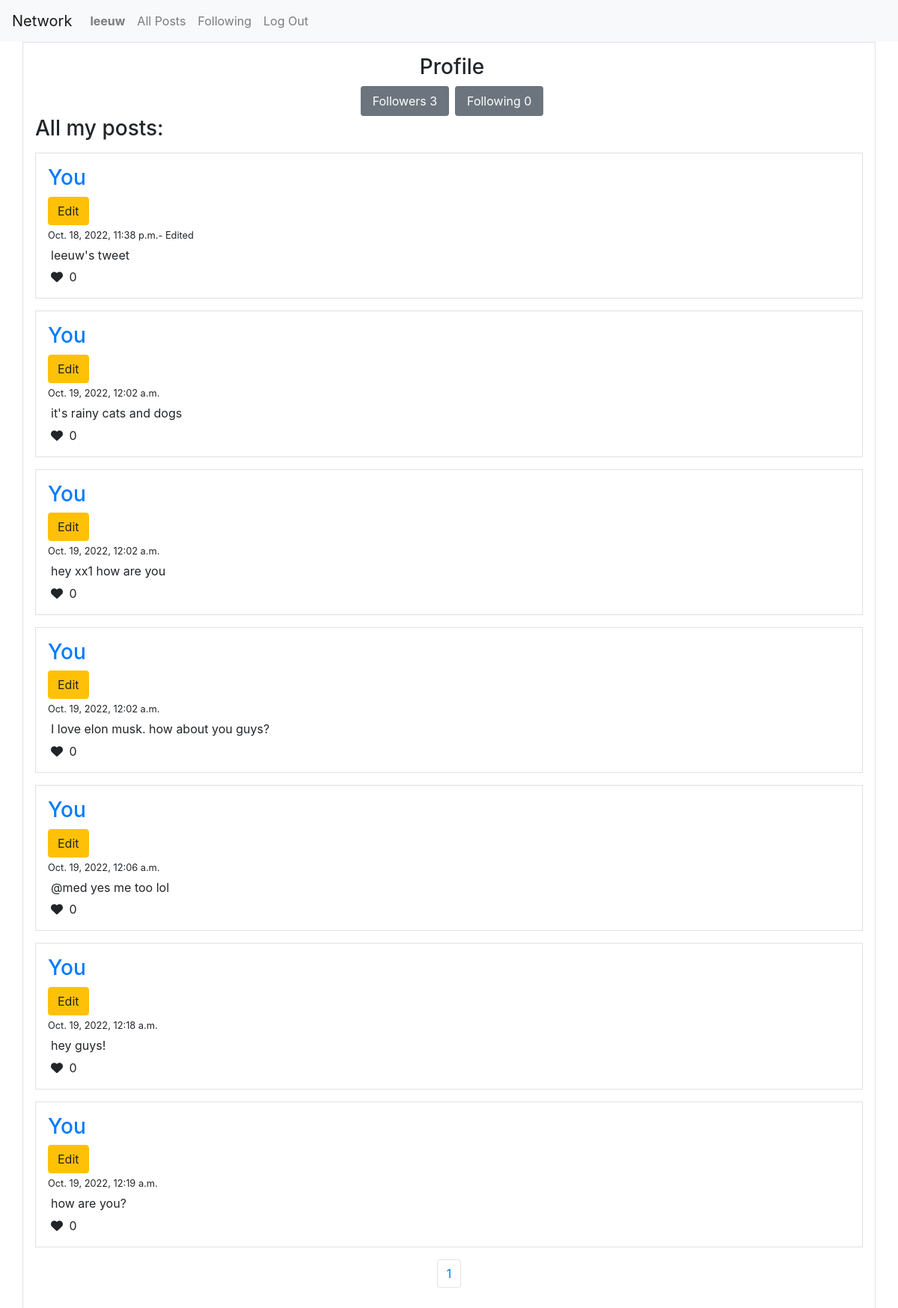
The page /profile/me (signed in) on the database its author committed.
### network/models.py (models this page shows, shortened)
class User(AbstractUser):
    pass

class Posts(models.Model):
    poster = models.ForeignKey(User, on_delete= models.CASCADE, related_name='posts')
    likes = models.ManyToManyField(User, related_name='likes')
    content = models.TextField()
    edited = models.BooleanField(default=False)
    createdAt = models.DateTimeField()
    editedAt = models.DateTimeField(null=True, blank=True)

### network/views.py (the view)
# urls.py: path("profile/me", views.MyProfile, name="me"),
@login_required
def MyProfile(request):
    try:
        user = User.objects.get(id=request.user.id)
        followers = len(Followers.objects.filter(user=user))
        followings = len(Followers.objects.filter(follower=user))
        posts = Posts.objects.filter(poster=user)
        page_obj, page_number, last_page = paginator(request, posts)
        return render(request, 'network/profile.html', {
            'user_id':user.id,
            'followers': followers,
            'followings': followings,
            'posts' : page_obj,
            "current_page": page_number,
            "last_page": last_page
        })
    except User.DoesNotExist or Posts.DoesNotExist:
        raise Http404

### network/helper.py (called while the page is built)
def paginator(request, posts):
    paginator = Paginator(posts, 10)
    page_number = request.GET.get('page')
    if(page_number):
        page_number = int(page_number)
    else:
        page_number = 1
    page_obj = paginator.get_page(page_number)
    return page_obj, page_number, paginator.num_pages

### network/templates/network/profile.html (shortened to what this page needs)
{% extends "network/layout.html" %}
{% load static %}
{% block body %}
    <div class="container border p-3">
        <h3 class="d-flex justify-content-center"> Profile</h3>
        <div class="d-flex justify-content-center">
            <div id="num_followers" class="bg-secondary text-white px-3 py-2 rounded mx-2">Followers {{followers}}</div>
            <div class="bg-secondary text-white px-3 py-2 rounded">Following {{followings}}</div>
        </div>
        <div>
            <h3>All
                {%if user.id == user_id%}
                    my
                {%else%}
                    {{name}}
                {%endif%}
                posts:
            </h3>
        </div>
        <div id="new_posts">
            {%if posts|length%}
                {%for post in posts%}
                <div class="border p-3 my-3" id="post-{{post.id}}">
                    <div>
                        <h3>
                            {%if user.id == post.poster.id%}
                            <a href="{%url 'me'%}">
                                You
                            </a>
                            {%else%}
                            <a href="{%url 'profile' post.poster%}-{{post.poster.id}}">
                                {{post.poster}}
                            </a>
                            {%endif%}
                        </h3>
                    </div>
                    {%if user.id == post.poster.id%}
                    <div>
                        <button type="button" class="btn btn-warning edit_btn">Edit</button>
                    </div>
                    {%endif%}
                    <div>
                        <small>
                            {%if post.edited%}
                                {{post.editedAt}}- Edited
                            {%else%}
                                {{post.createdAt}}
                            {%endif%}
                        </small>
                    </div>
                    <div class="m-1" id="post_content-{{post.id}}">
                        {{post.content}}
                    </div>
                    <div class="d-flex">
                        <form id="like_post_form_{{post.id}}">
                            <button class="btn btn-none border-0 p-0 like_post_btn" type="submit">
                                <i class="mx-1 fa fa-heart"></i>
                                <span id="span_like_{{post.id}}">{{post.likes.all | length}}</span>
                            </button>
                        </form>
                    </div>
                </div>
                {%endfor%}
                <div class="d-flex justify-content-center">
                    <nav aria-label="Page navigation example">
                        <ul class="pagination">
                            <li class="page-item"><a class="page-link" href="?page={{current_page}}">{{current_page}}</a></li>
                        </ul>
                    </nav>
                </div>
            {%else%}
                <div class="d-flex justify-content-center" id="nopost">
                    <p>No posts yet!</p>
                </div>
            {%endif%}
        </div>
    </div>
{% endblock %}

### network/templates/network/layout.html (shortened to what this page needs)
{% load static %}
<!DOCTYPE html>
<html lang="en">
    <head>
        <link rel="stylesheet" href="https://cdnjs.cloudflare.com/ajax/libs/font-awesome/6.2.0/css/all.min.css" />
        <link rel="stylesheet" href="https://stackpath.bootstrapcdn.com/bootstrap/4.4.1/css/bootstrap.min.css">
        <link href="{% static 'network/styles.css' %}" rel="stylesheet">
    </head>
    <body>
        <nav class="navbar navbar-expand-lg navbar-light bg-light">
            <a class="navbar-brand" href="#">Network</a>
            <div class="collapse navbar-collapse" id="navbarSupportedContent">
              <ul class="navbar-nav mr-auto">
                {% if user.is_authenticated %}
                    <li class="nav-item">
                        <a class="nav-link" href="{% url 'me' %}"><strong>{{ user.username }}</strong></a>
                    </li>
                {% endif %}
                <li class="nav-item">
                  <a class="nav-link" href="{% url 'index' %}">All Posts</a>
                </li>
                {% if user.is_authenticated %}
                    <li class="nav-item">
                        <a class="nav-link" href="{%url 'following' %}">Following</a>
                    </li>
                    <li class="nav-item">
                        <a class="nav-link" href="{% url 'logout' %}">Log Out</a>
                    </li>
                {% endif %}
              </ul>
            </div>
          </nav>
        <div class="body">
            {% block body %}
            {% endblock %}
        </div>
    </body>
</html>

### rows shown on the page
User: username "leeuw"
Posts: shows "You", shows "Edit", editedAt "Oct. 18, 2022, 11:38 p.m.", content "leeuw's tweet", likes.all|length "0"
Posts: shows "You", shows "Edit", createdAt "Oct. 19, 2022, 12:02 a.m.", content "it's rainy cats and dogs", likes.all|length "0"
Posts: shows "You", shows "Edit", createdAt "Oct. 19, 2022, 12:02 a.m.", content "hey xx1 how are you", likes.all|length "0"
Posts: shows "You", shows "Edit", createdAt "Oct. 19, 2022, 12:02 a.m.", content "I love elon musk. how about you guys?", likes.all|length "0"
Posts: shows "You", shows "Edit", createdAt "Oct. 19, 2022, 12:06 a.m.", content "@med yes me too lol", likes.all|length "0"
Posts: shows "You", shows "Edit", createdAt "Oct. 19, 2022, 12:18 a.m.", content "hey guys!", likes.all|length "0"
Posts: shows "You", shows "Edit", createdAt "Oct. 19, 2022, 12:19 a.m.", content "how are you?", likes.all|length "0"

### other values the page prints
{{ followers }} "3"
{{ followings }} "0"
{{ current_page }} "1"
